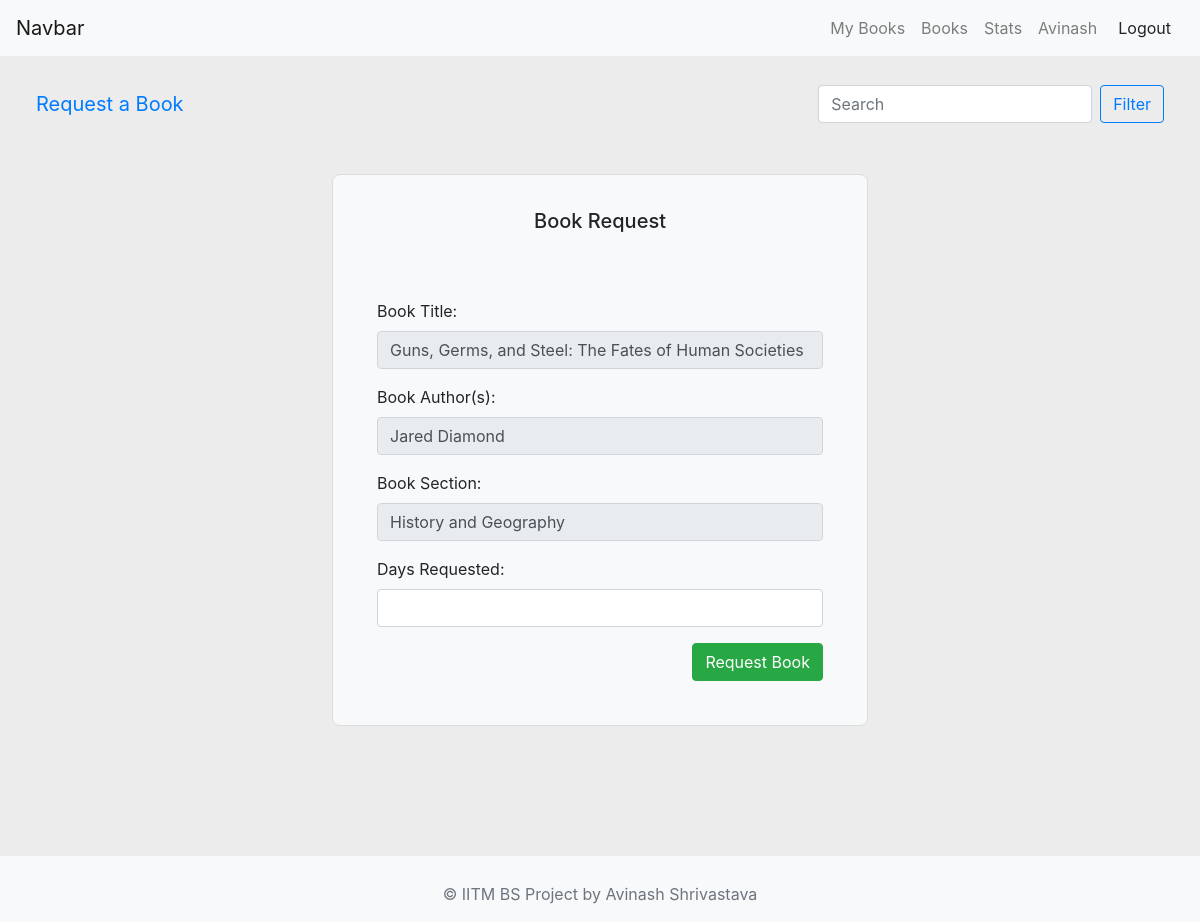
The page /request/1/1 on the database its author committed.
### application/models.py (models this page shows)
class User(db.Model):
    id = db.Column(db.Integer, primary_key=True)
    name = db.Column(db.String(100), nullable=False)
    role = db.Column(db.String(20), default = 'user') # librarian or student
    password = db.Column(db.String(100), nullable=False)
    books = db.relationship('Book', backref='users', lazy=True, secondary = 'book_issue') # relationship with Book

class Book(db.Model):
    id = db.Column(db.Integer, primary_key=True)
    name = db.Column(db.String(100), nullable=False)
    content = db.Column(db.LargeBinary, nullable=False)
    authors = db.relationship('Author', secondary='book_author', backref='books', lazy=True) # relationship with Author
    section_id = db.Column(db.Integer, db.ForeignKey('section.id'), nullable=True) # foreign key to Section
    section = db.relationship('Section', backref='books', lazy=True)

class Author(db.Model):
    id = db.Column(db.Integer, primary_key=True)
    name = db.Column(db.String(100), nullable=False)

class Section(db.Model):
    id = db.Column(db.Integer, primary_key=True)
    name = db.Column(db.String(100), nullable=False)
    date_created = db.Column(db.DateTime, nullable=False, default = datetime.now())
    description = db.Column(db.Text, nullable=True)

### application/controllers.py (the view, shortened to what this page needs)
@app.route('/request/<int:user_id>/<int:book_id>', methods=['GET', 'POST'])
def request_book(user_id,book_id):
    book = Book.query.get(book_id)
    user = User.query.get(user_id)
    if not book or not user:
        return redirect('/some-error-page')
    return render_template('request_send.html', book = book, user = user)

### templates/request_send.html (shortened to what this page needs)
<!DOCTYPE html>
<html lang="en">
<head>
    <link rel="stylesheet" href="/static/css/dashboard.css">
    <link rel="stylesheet" href="https://cdn.jsdelivr.net/npm/bootstrap@4.6.2/dist/css/bootstrap.min.css">
  </head>
<body>
  <nav class="navbar navbar-expand-md navbar-light bg-light">
    <a class="navbar-brand" href="#">Navbar</a>
    <div class="collapse navbar-collapse justify-content-end" id="navbarNavAltMarkup">
      <div class="navbar-nav">
        <a class="nav-link" href="/user/{{user.id}}">My Books</a>
        <a class="nav-link" href="/books{{user.id}}">Books</a>
        <a class="nav-link" href="/userstats">Stats</a>
        <a class="nav-link" href="/userprofile/{{user.id}}">{{user.name}}</a>
      </div>
      <div class="d-flex align-items-center">
        <a href="/login" class="btn btn-light">Logout</a>
      </div>
    </div>
  </nav>
    <div class="main">
        <div class="navbar">
            <a class="navbar-brand">Request a Book</a>
            <form class="form-inline">
              <input class="form-control mr-sm-2" type="search" placeholder="Search" aria-label="Search">
              <button class="btn btn-outline-primary my-2 my-sm-0" type="submit">Filter</button>
            </form>
        </div>
        <div class="container">
          <div class="book-section">
              <div class="req-heading">
                  <h5>Book Request</h5>
              </div>
              <div class="request">
                  <form action="/request/{{ user.id }}/{{ book.id }}" method="post">
                      <div class="form-group">
                          <label for="book_title">Book Title:</label>
                          <input type="text" id="book_title" class="form-control" value="{{ book.name }}" readonly>
                      </div>
                      <div class="form-group">
                          <label for="book_authors">Book Author(s):</label>
                          <input type="text" id="book_authors" class="form-control" value="{% if book.authors|length == 1 %}{{ book.authors[0].name }}{% else %}{% for author in book.authors %}{{ author.name }}{% if not loop.last %}, {% endif %}{% endfor %}{% endif %}" readonly>
                      </div>
                      <div class="form-group">
                          <label for="book_section">Book Section:</label>
                          <input type="text" id="book_section" class="form-control" value="{{ book.section.name }}" readonly>
                      </div>
                      <div class="form-group">
                          <label for="req_days">Days Requested:</label>
                          <input type="number" name="req_days" id="req_days" class="form-control" min="1" required>
                      </div>
                      <div class="btn-grp">
                          <button type="submit" class="btn btn-success">Request Book</button>
                      </div>
                  </form>
              </div>
          </div>
      </div>
    </div>
  <footer class="footer mt-auto py-3 bg-light">
    <div class="container text-center">
      <span class="text-muted">&copy; IITM BS Project by Avinash Shrivastava</span>
    </div>
  </footer>
</body>
</html>

### static/css/dashboard.css (style rules this page uses)
.main { min-height: 100vh; background: #ececec; padding:20px; }
.book-section { display: flex; flex-wrap: wrap; justify-content: center; gap: 20px; margin-top: 10px; }
.container { display: flex; align-items: center; justify-content: center }
input { height: 45px; background: transparent; border: none; border-bottom: 1px solid rgba(0,0,0,0.2); outline: none; color: #40414a; padding: 10px; }
.request { padding: 10px; margin: 10px; border-radius: 10px; width: 100%; }
.btn-grp { display: flex; justify-content: space-around; }
.req-heading { display: flex; justify-content: space-between; align-items: center; padding: 10px; }
.container { margin-top: 10px; }

### templates/request_send.html (style rules this page uses)
.book-section { max-width: 600px; margin: 2rem auto; padding: 1.5rem; border: 1px solid #ddd; border-radius: 8px; background-color: #f8f9fa; }
.req-heading { display: flex; justify-content: space-between; align-items: center; margin-bottom: 1rem; }
.req-heading h5 { margin: 0; }
.form-control[readonly] { background-color: #e9ecef; }
.btn-grp { display: flex; justify-content: flex-end; }

### rows shown on the page
User: name "Avinash"
Book: name "Guns, Germs, and Steel: The Fates of Human Societies"
Author: name "Jared Diamond"
Section: section.name "History and Geography"
